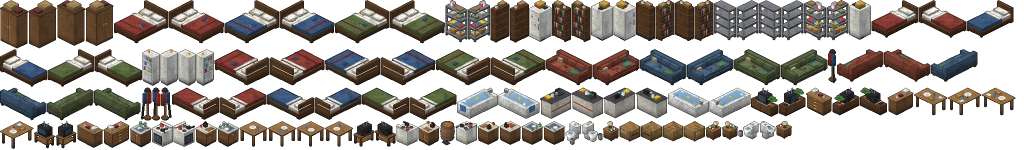
#> input picture art/furn2.01b07d7cf2.webp, 2048 x 299 px (shown at 1/2 size)
$ python -i game.py   (imports and definitions only)
#> lines starting #> are read from the running program, lines starting #| are printed output that depends on the picture; after the words box and inside, x2 and y2 are one past the last pixel; in counts of white or black regions, pixels touching at a corner belong together
### tools/furn3d/render.py
#!/usr/bin/env python3
"""Мебель «Dead Line» как маленькие 3D-модели: скруглённые объёмы (SDF), рейтрейсинг на numpy,
мягкий свет, тени и AO, сглаживание суперсэмплингом. Проекция как в игре: клетка 1 м = 64×32 px, 31 px на метр высоты.
   python3 tools/furn3d/render.py out.png            # лист-превью
"""
import math, sys
import numpy as np
from PIL import Image, ImageFilter

HX, HY, ZP = 32, 16, 31          # px на метр: полклетки по x, по y, высота
SS = 3                           # суперсэмплинг
FLOOR_SHADOW = True              # мягкая тень мебели на полу (в игре не нужна — у каждого предмета своя)

def nrm(v): v = np.asarray(v, float); return v / np.linalg.norm(v)
LIGHT = nrm((.25, .6, 1.0))      # к свету: сверху, чуть с «южной» стороны, как раньше (+y грань светлее +x)
VIEW = nrm((1, 1, 32 / 31))      # к зрителю

# ---------- примитивы: возвращают расстояние, p — массив (...,3) в метрах ----------
# [22 lines left out: functions rbox, cylz, capsule, cut, not called in this run]

# ---------- материалы: цвет, блеск, рисунок ----------
def wood_pat(axis, k=.06):
    """волокна вдоль оси axis (0 — x, 1 — y, 2 — z): полосы меняются поперёк, слегка волнятся вдоль"""
    # [4 lines left out: function f, not called in this run]
    return f
MAT = {}
def mat(name, col, spec=0.0, rough=.5, pat=None):
    MAT[name] = dict(col=np.array([int(col[i:i + 2], 16) for i in (1, 3, 5)], float) / 255, spec=spec, rough=rough, pat=pat,
                     kind='wood' if name.startswith('wood') else 'paint' if name.startswith(('enamel', 'paint')) else
                          'top' if name.startswith('top') else 'metal' if name in ('chrome', 'steel', 'metal', 'brass') else '')
mat('wood', '#8a5f3c', .05, .6, wood_pat(0)); mat('woody', '#8a5f3c', .05, .6, wood_pat(1)); mat('woodv', '#8a5f3c', .05, .6, wood_pat(2))
mat('woodd', '#5e3d26', .05, .6, wood_pat(0)); mat('wooddy', '#5e3d26', .05, .6, wood_pat(1))
#> further down, picture is the input picture: PIL image 2048x299 RGBA; mean R, G, B, A 51.1, 45.3, 39.8, 134.8
mat('woodl', '#a8794c', .05, .6, wood_pat(2)); mat('woodlx', '#a8794c', .05, .6, wood_pat(0))
mat('enamel', '#e4e2da', .35, .25); mat('enamel2', '#cfccc2', .3, .3)
mat('chrome', '#b8bcc0', .6, .15); mat('dark', '#2a2c30', .2, .4); mat('rubber', '#3a3c40', .05, .8)
mat('sheet_r', '#8e3b34', 0, .9); mat('sheet_w', '#e8e4d8', 0, .9); mat('pillow', '#efebe0', 0, .9)
mat('blanket_b', '#3e5a7e', 0, .9); mat('mattress', '#d8d2c2', 0, .9)
mat('sofa', '#7a4a3c', .02, .85); mat('sofa_d', '#6a3e32', .02, .85)
mat('metal', '#7e848a', .3, .35); mat('brass', '#c8a050', .5, .25)
mat('book1', '#8a2e2a', 0, .7); mat('book2', '#2e4a7a', 0, .7); mat('book3', '#b08a3a', 0, .7); mat('book4', '#3a6a40', 0, .7)

class Model:
    def __init__(s): s.parts = []
    def add(s, shape, m): s.parts.append((shape[0], shape[1], m)); return s

# ---------- рендер ----------
# [100 lines left out: function render, not called in this run]

# ---------- потёртости: крупными пятнами и по рёбрам, без пиксельного зерна (оно мешало читать форму) ----------
WEAR = 0.0                       # 0 — как новая, 1 — обжитый заброшенный дом (game.py включает)
# [14 lines left out: functions _h3, vnoise, not called in this run]
def _sm(x, a, b): t = np.clip((x - a) / (b - a), 0, 1); return t * t * (3 - 2 * t)
# [144 lines left out: functions wear, soft_shadow, fridge, bed, sofa, wardrobe and 2 more, not called in this run]
# [2 lines that do not run on import are left out]

### tools/furn3d/game.py
#!/usr/bin/env python3
"""Новая мебель для игры на 3D-основе tools/furn3d/render.py: модели в метрах, 4 поворота как WDI в игре,
чистый пиксель с тёмной кромкой (как у персонажей), без тени на полу. Кадры дописываются в лист furn2 и атлас.
   python3 tools/furn3d/game.py preview out.png [имена]  # превью: старые и новые кадры рядом
   python3 tools/furn3d/game.py hd [имена]              # детальные кадры ×3 в assets/sprites/furn3.png (стиль PZ)
   python3 tools/furn3d/game.py export [имена]          # перерисовать и переупаковать assets/sprites/furn2.png + atlas.json
Координаты модели: x — вдоль стены, y — от стены (0) к лицевой стороне, z — вверх. Лицом модель смотрит в +y.
"""
import sys, os, json
import numpy as np
from PIL import Image
HERE = os.path.dirname(os.path.abspath(__file__)); ROOT = os.path.dirname(os.path.dirname(HERE))
sys.path.insert(0, HERE)
import render as F
F.WEAR = float(os.environ.get('WEAR', 1.0))         # потёртости: 0 — новая мебель, 1 — сильно ношеная
from render import Model, rbox, cylz, capsule, cut, mat, MAT, wood_pat

# [4 lines not run here, left out]

def sphere(c, r): return capsule(c, (c[0], c[1], c[2] + 1e-4), r)   # капсула нулевой длины даёт деление на ноль

# [52 lines left out: functions crt, tv, tv1, toilet, not called in this run]

# ---------- кухня, спальня, ванная: чистые формы, по одному-два опознавательных признака, сверху пусто ----------
# [7 lines not run here, left out]

def knob(m, x, y, z, r=.024, mt='brass'): m.add(sphere((x, y + r * .6, z), r), mt)
def hbar(m, x0, x1, y, z, r=.011, mt='chrome'):           # горизонтальная ручка-скоба
    m.add(capsule((x0, y + .03, z), (x1, y + .03, z), r), mt)
    for x in (x0, x1): m.add(capsule((x, y, z), (x, y + .03, z), r * .8), mt)
def vbar(m, x, y, z0, z1, r=.012, mt='chrome'):           # вертикальная ручка-скоба
    m.add(capsule((x, y + .035, z0), (x, y + .035, z1), r), mt)
    for z in (z0, z1): m.add(capsule((x, y, z), (x, y + .035, z), r * .8), mt)
def front(m, x0, x1, z0, z1, y, mt, r=.012, t=.022):        # фасад (дверца, ящик), чуть выступает из корпуса
    m.add(rbox(((x0 + x1) / 2, y + t / 2, (z0 + z1) / 2), ((x1 - x0) / 2, t / 2, (z1 - z0) / 2), r), mt)
def gapband(m, x0, x1, z0, z1, y):                         # тёмный зазор за фасадами — читается как щель
    m.add(rbox(((x0 + x1) / 2, y - .004, (z0 + z1) / 2), ((x1 - x0) / 2, .006, (z1 - z0) / 2), .002), 'gap')

# [136 lines left out: functions fridge, stove, base_unit, doors2, sink, cabinet and 5 more, not called in this run]


# ---------- спальня и ванная: кровати с вариантами покрывала, ванна ----------
BLANKETS = [('#8e3b34', '#6e2c27'), ('#3e5a7e', '#2f4562'), ('#4f6b3e', '#3c532f')]   # красное, синее, зелёное
# [2 lines not run here, left out]

# [18 lines left out: function _bed, not called in this run]

def bed(v=0): return _bed(1.37, 1.97, v, 2)
def bed1(v=0): return _bed(.89, 1.96, v, 1)

# [14 lines left out: function bath, not called in this run]


# ---------- гостиная, кладовая, прихожая ----------
SOFAS = [('#8a4a3a', '#6e3a2e'), ('#3f5878', '#30455f'), ('#56703f', '#435832')]
# [3 lines not run here, left out]
BOOKC = ['#8a2e2a', '#2e4a7a', '#b08a3a', '#3a6a40', '#5a3a6a', '#c8b89a', '#2a2a2e', '#a8502a']
# [1 line not run here, left out]

# [20 lines left out: functions sofa, _table, not called in this run]
def table(): return _table(1.2, .8)
def table1(): return _table(.84, .84)

# [79 lines left out: functions shelf, bookshelf, crate, hanger, armchair, sitbath, not called in this run]
def tvc():
    m, _ = tv1(); return m, (.8, .5)
# [10 lines left out: function counterc, not called in this run]
COMPACT = {'bed': lambda v=0: _bed(.86, .86, v, 1), 'bath': sitbath, 'sofa': armchair,
           'table': lambda: _table(.78, .78), 'tv': tvc, 'counter2': counterc}

# ---------- больше мебели и декора: гостиная, спальня, кухня, ванная, прихожая ----------
# [5 lines not run here, left out]
# [124 lines left out: functions coffeetab, floorlamp, plant, endtable, wdesk, chair and 11 more, not called in this run]
EXTRA_MODELS = {'armchair': armchair, 'coffeetab': coffeetab, 'floorlamp': floorlamp, 'plant': plant, 'endtable': endtable,
                'wdesk': wdesk, 'chair': chair, 'mirror': mirror, 'laundry': laundry, 'washer': washer, 'kbin': kbin,
                'pantry': pantry, 'bsink': bsink, 'towels': towels, 'shoerack': shoerack, 'boxes': boxes, 'radiator': radiator}

# ---------- варианты декора и центр комнаты: сундук, стулья к столу, растения, торшеры, коробки; мелочи на полу ----------
# [5 lines not run here, left out]
_plant0 = plant
# [19 lines left out: function plant, not called in this run]
_floorlamp0 = floorlamp
# [7 lines left out: function floorlamp, not called in this run]
_boxes0 = boxes
# [10 lines left out: function boxes, not called in this run]
_chair0 = chair
# [52 lines left out: functions chair, chest, dec_clothes, dec_books, dec_bottles, dec_newspaper and 2 more, not called in this run]
DECOR = {'clothes': (dec_clothes, 3), 'books': (dec_books, 2), 'bottles': (dec_bottles, 2), 'newspaper': (dec_newspaper, 1),
         'shoes': (dec_shoes, 2), 'trash': (dec_trash, 2)}
# [1 line not run here, left out]

VARIANTS = {'bed': 3, 'bed1': 3, 'sofa': 3, 'sofa1': 3, 'shelf': 2, 'bookshelf': 2, 'armchair': 3, 'plant': 3, 'floorlamp': 2, 'boxes': 3, 'chair': 2, 'chest': 2}
MODELS = {'tv': tv, 'tv1': tv1, 'toilet': toilet,
          'fridge': fridge, 'stove': stove, 'sink': sink, 'cabinet': cabinet, 'counter2': counter2,
          'dresser': dresser, 'nightstand': nightstand, 'wardrobe': wardrobe, 'medcab': medcab,
          'bed': bed, 'bed1': bed1, 'bath': bath, 'sofa': sofa, 'table': table, 'table1': table1,
          'shelf': shelf, 'bookshelf': bookshelf, 'crate': crate, 'hanger': hanger,
          'bath1': lambda: sitbath(), 'sofa1': lambda v=0: armchair(v)}
# [1 line not run here, left out]
NEW = ['fridge', 'stove', 'sink', 'cabinet', 'counter2', 'dresser', 'nightstand', 'wardrobe', 'medcab']

# ---------- душ: если под ванну нет места ----------
# [2 lines not run here, left out]
# [18 lines left out: function shower, not called in this run]
MODELS['shower'] = shower

# повороты как в tools/furn/sketch.py (Spr.R): модель вокруг центра следа
# [77 lines left out: functions rotated, frame, preview, export, not called in this run]


# ---------- детальные кадры (×K) для стиля «как в Project Zomboid»: без палитры, мягкие края, текстуры ткани ----------
HD_K = 3
# [6 lines left out: function _plaid, not called in this run]
def _weave(p):
    a = p[..., 0] + p[..., 2] * .7; b = p[..., 1] - p[..., 2] * .7
    return 1 + .035 * np.sin(a * 420) * np.sin(b * 420) + .03 * np.sin((a + b) * 37)
# [6 lines left out: function hd_setup, not called in this run]
def soft_outline(im, k=HD_K):
    """тонкий мягкий тёмный контур — как кромка у спрайтов PZ, держит форму на любом зуме"""
#> called with k = 3
    from PIL import ImageFilter
    a = im.getchannel('A'); grow = a.filter(ImageFilter.MaxFilter(3)).filter(ImageFilter.GaussianBlur(.6))
#> after `a = im.getchannel('A')`:
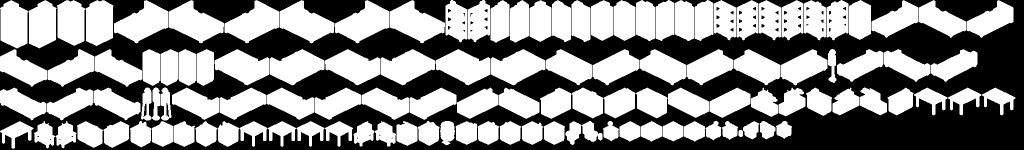
#> a: PIL image 2048x299 L (shown at 1/2 size); 52.9% white; 64 black regions (18 under 20 px), largest, box (x1, y1, x2, y2) and area: (0, 0, 2048, 299) 286873, (0, 0, 22, 16) 164, (287, 207, 293, 234) 102
#> after `grow = a.filter(ImageFilter.MaxFilter(3)).filter(ImageFilter.GaussianB`:
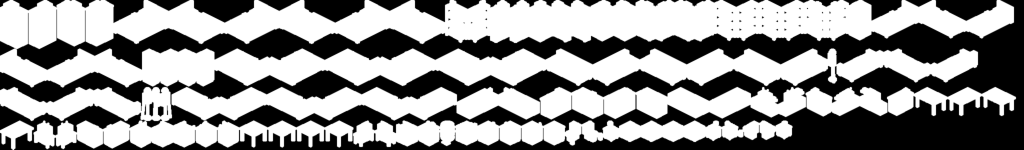
#> grow: PIL image 2048x299 L (shown at 1/2 size); min 0, max 255, mean 147.9
    edge = Image.new('RGBA', im.size, (22, 18, 16, 0)); edge.putalpha(grow.point(lambda v: int(v * .75)))
#> after `edge.putalpha(grow.point(lambda v: int(v * 0.75)))`:
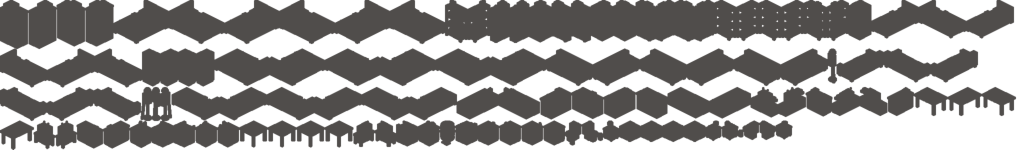
#> edge: PIL image 2048x299 RGBA (shown at 1/2 size); mean R, G, B, A 22, 18, 16, 110.7; transparent parts drawn white
    edge.alpha_composite(im); return edge
#> after `edge.alpha_composite(im)`:
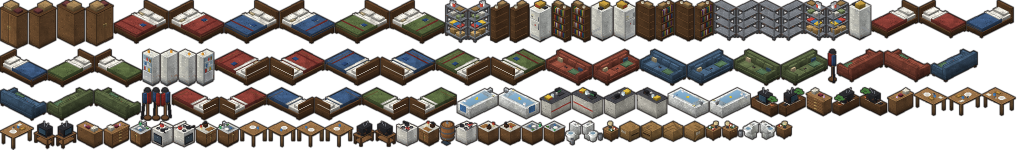
#> edge: PIL image 2048x299 RGBA (shown at 1/2 size); mean R, G, B, A 61.5, 53.8, 47.4, 144.6; transparent parts drawn white
# [53 lines left out: functions frame_hd, export_hd, decor_frames, not called in this run]

# [4 lines not run here, left out]

>>> from PIL import Image
>>> picture = Image.open('../../art/furn2.01b07d7cf2.webp')
>>> result = soft_outline(picture)

$ run again, on art/furn3.54044109c2.webp
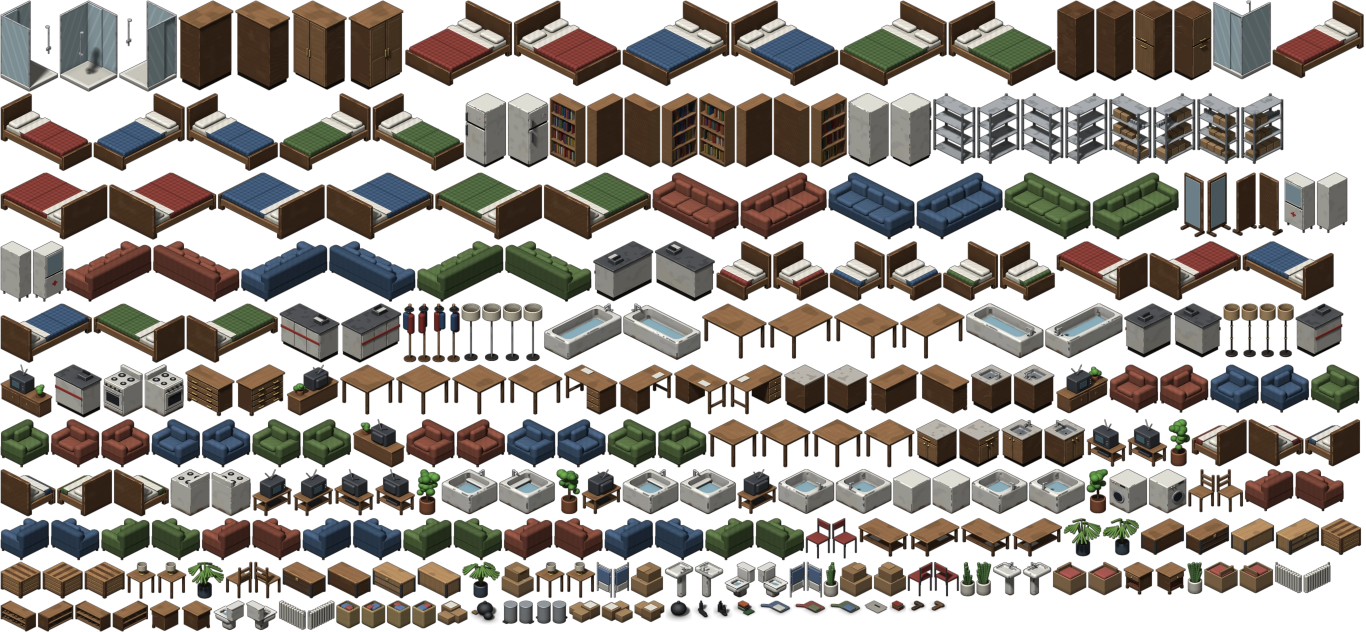
#> input picture art/furn3.54044109c2.webp, 4096 x 1896 px (shown at 1/3 size)
#> picture is the input picture: PIL image 4096x1896 RGBA; mean R, G, B, A 58.9, 51.8, 45.8, 137.6
#> in soft_outline, `grow = a.filter(ImageFilter.MaxFilter(3)).filter(ImageFilter.GaussianB`:
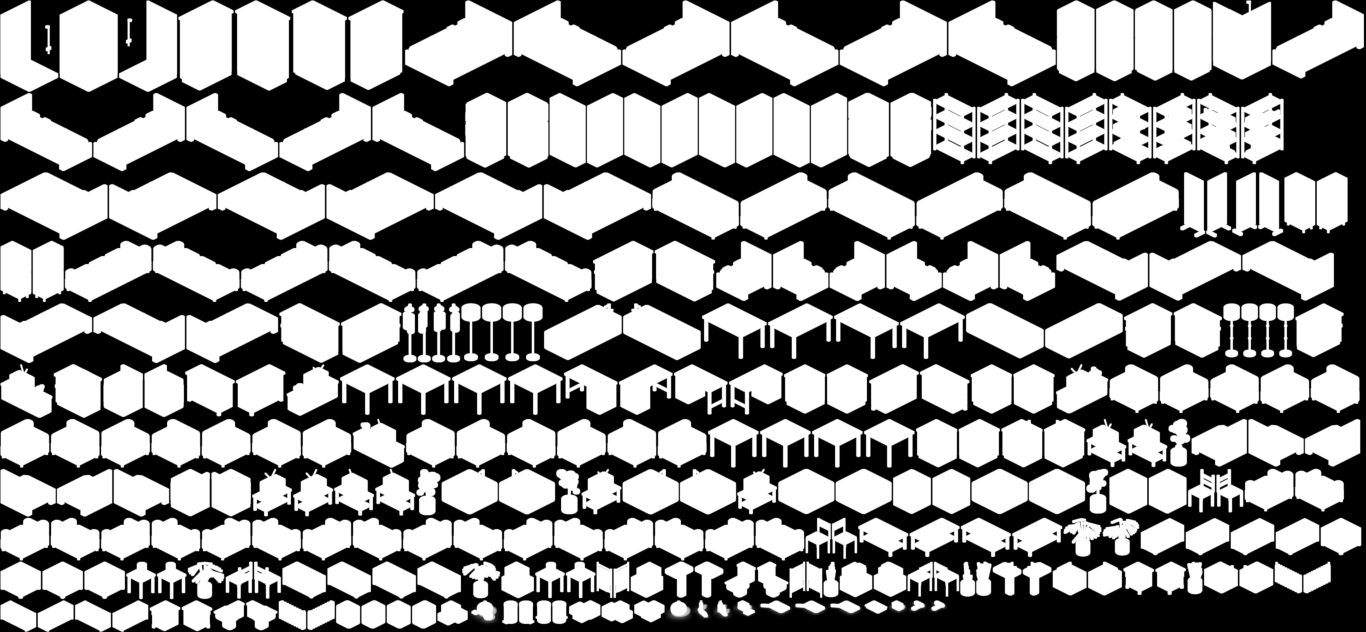
#> grow: PIL image 4096x1896 L (shown at 1/3 size); min 0, max 255, mean 144
#> in soft_outline, `edge.alpha_composite(im)`:
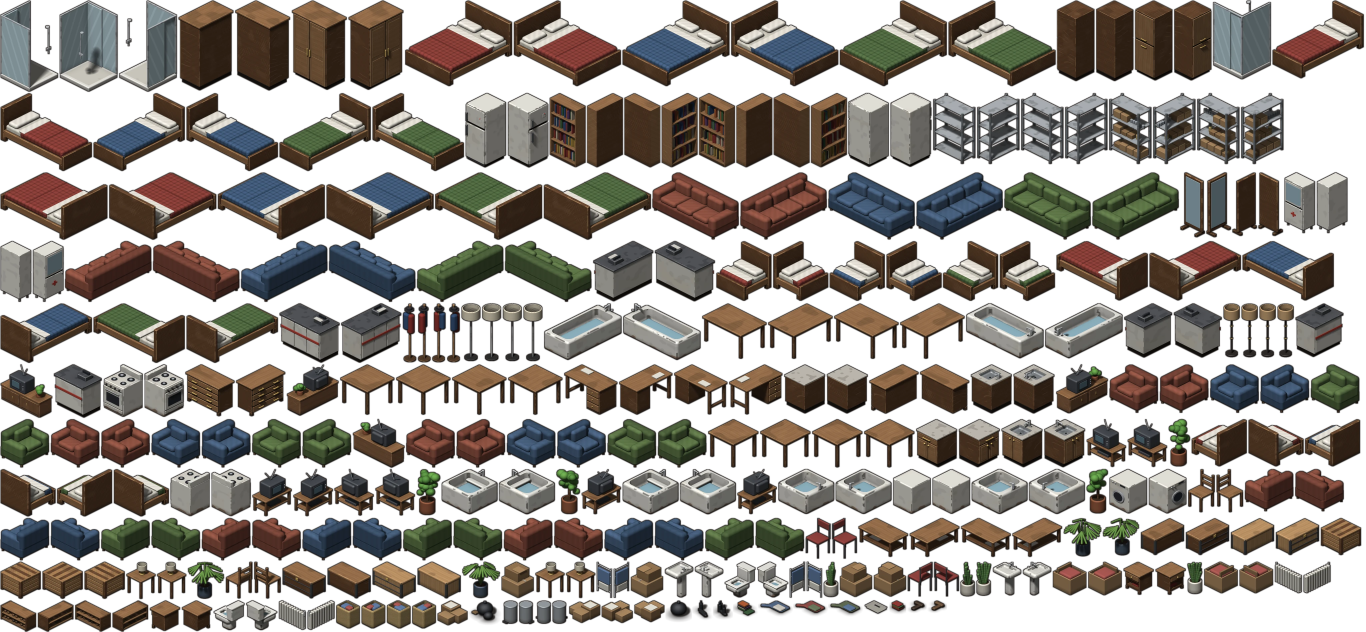
#> edge: PIL image 4096x1896 RGBA (shown at 1/3 size); mean R, G, B, A 59.2, 52.1, 45.4, 142.8; transparent parts drawn white

$ run again, on art/obj.eb9bead3db.webp
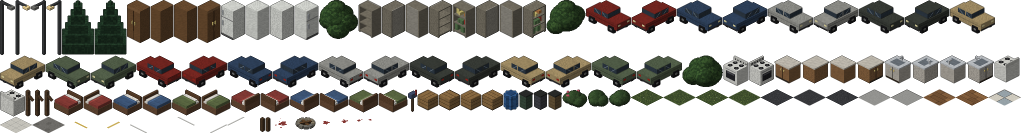
#> input picture art/obj.eb9bead3db.webp, 2048 x 267 px (shown at 1/2 size)
#> picture is the input picture: PIL image 2048x267 RGBA; mean R, G, B, A 35.9, 33.9, 29.8, 113.1
#> in soft_outline, `grow = a.filter(ImageFilter.MaxFilter(3)).filter(ImageFilter.GaussianB`:
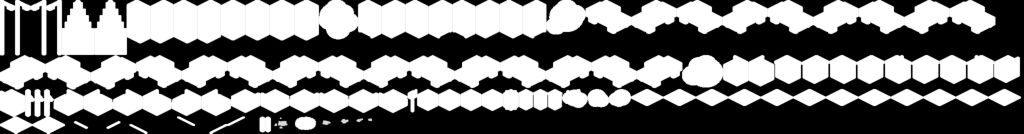
#> grow: PIL image 2048x267 L (shown at 1/2 size); min 0, max 255, mean 124.5
#> in soft_outline, `edge.alpha_composite(im)`:
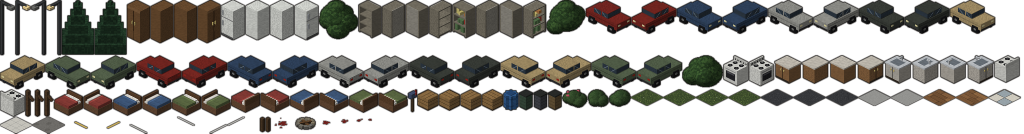
#> edge: PIL image 2048x267 RGBA (shown at 1/2 size); mean R, G, B, A 48, 43.9, 38.6, 121.7; transparent parts drawn white
